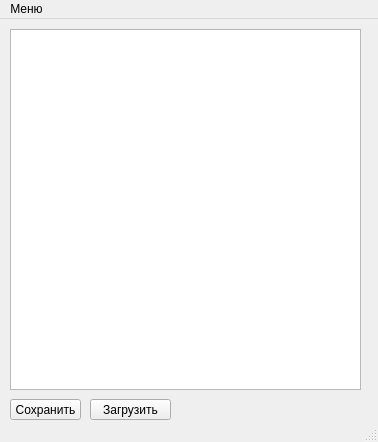
<?xml version="1.0" encoding="UTF-8"?>
<ui version="4.0">
 <class>MainWindow</class>
 <widget class="QMainWindow" name="MainWindow">
  <property name="geometry">
   <rect>
    <x>0</x>
    <y>0</y>
    <width>378</width>
    <height>442</height>
   </rect>
  </property>
  <property name="windowTitle">
   <string>MainWindow</string>
  </property>
  <widget class="QWidget" name="centralwidget">
   <widget class="QTreeView" name="view">
    <property name="geometry">
     <rect>
      <x>10</x>
      <y>10</y>
      <width>351</width>
      <height>361</height>
     </rect>
    </property>
   </widget>
   <widget class="QPushButton" name="pushButton_1">
    <property name="enabled">
     <bool>true</bool>
    </property>
    <property name="geometry">
     <rect>
      <x>10</x>
      <y>380</y>
      <width>71</width>
      <height>21</height>
     </rect>
    </property>
    <property name="text">
     <string>Сохранить</string>
    </property>
   </widget>
   <widget class="QPushButton" name="pushButton_2">
    <property name="enabled">
     <bool>true</bool>
    </property>
    <property name="geometry">
     <rect>
      <x>90</x>
      <y>380</y>
      <width>81</width>
      <height>21</height>
     </rect>
    </property>
    <property name="text">
     <string>Загрузить</string>
    </property>
   </widget>
  </widget>
  <widget class="QMenuBar" name="menubar">
   <property name="geometry">
    <rect>
     <x>0</x>
     <y>0</y>
     <width>378</width>
     <height>20</height>
    </rect>
   </property>
   <widget class="QMenu" name="menu">
    <property name="title">
     <string>Меню</string>
    </property>
    <addaction name="action"/>
    <addaction name="action_2"/>
    <addaction name="action_5"/>
   </widget>
   <addaction name="menu"/>
  </widget>
  <widget class="QStatusBar" name="statusbar"/>
  <action name="action">
   <property name="text">
    <string>Добавить группу</string>
   </property>
  </action>
  <action name="action_2">
   <property name="text">
    <string>Добавить человека</string>
   </property>
  </action>
  <action name="action_3">
   <property name="text">
    <string>Сохранить</string>
   </property>
  </action>
  <action name="action_4">
   <property name="text">
    <string>Загрузить</string>
   </property>
  </action>
  <action name="action_5">
   <property name="text">
    <string>Удалить группу или человека</string>
   </property>
  </action>
 </widget>
 <resources/>
 <connections/>
</ui>
